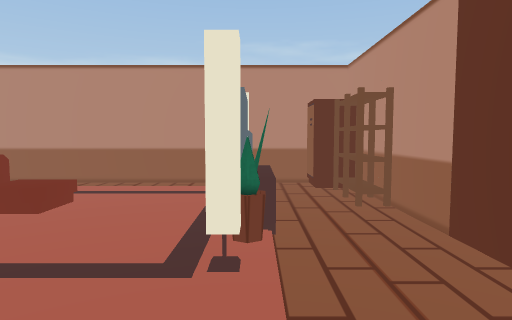
[1] (above)

16 first-person views from a walk through a 3-D level made in the Unity game engine. The camera is 1.3 m above the floor, tilts 4° down and sees 75° across. The floor is counted in squares, 1.01 m on a side. Each view is taken from the middle of a square. On the plan, view 1 faces up. The plan holds only what a view shows up to about 14 squares ahead; the rest is blank. The place goes on beyond the plan. The player character is not drawn. Door leaves are left out, so doorways stand open. Some surface patterns are stand-ins.

[2]
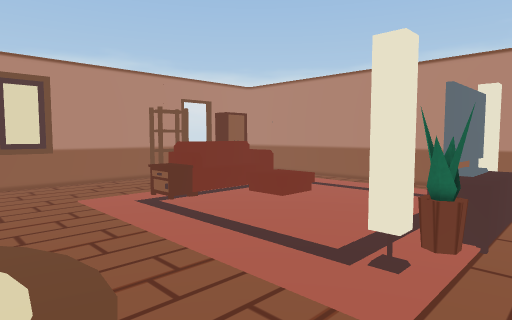

[3]
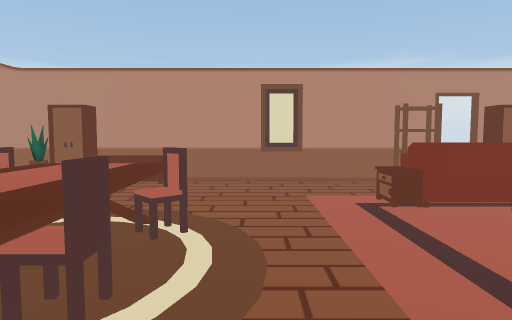

[4]
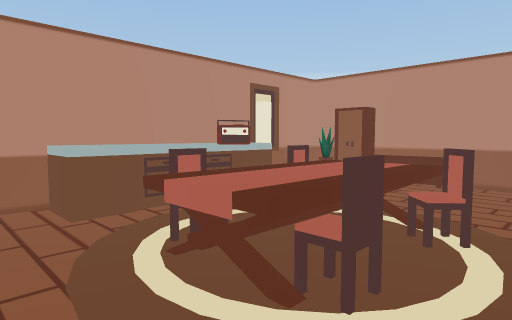

[5]
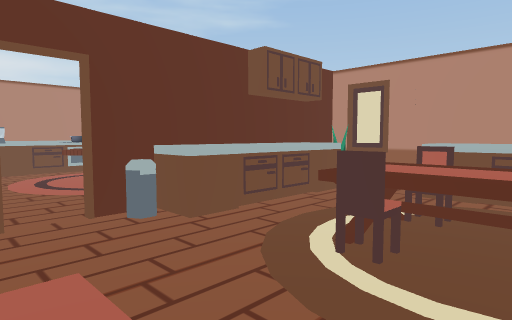

[6]
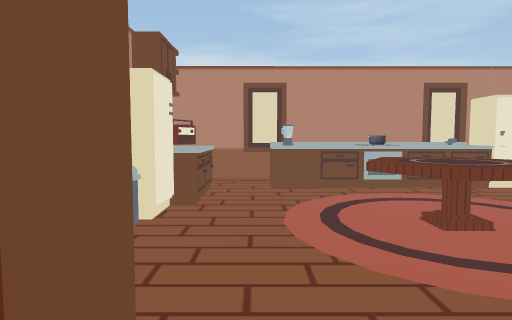

[7]
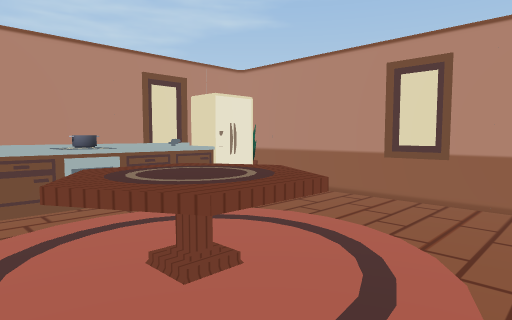

[8]
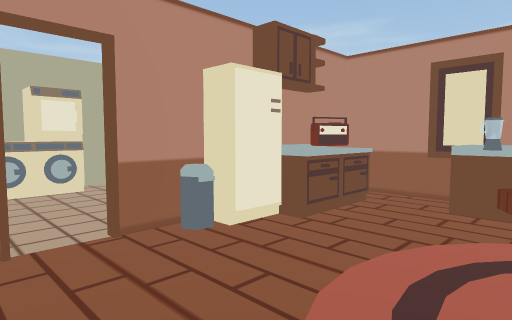

[9]
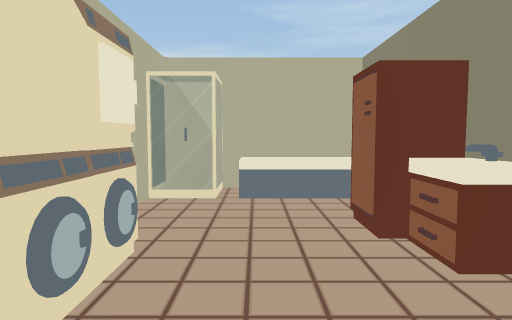

[10]
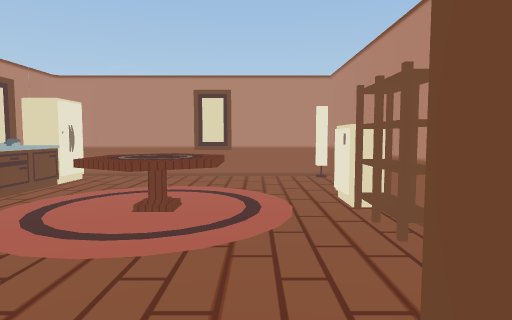

[11]
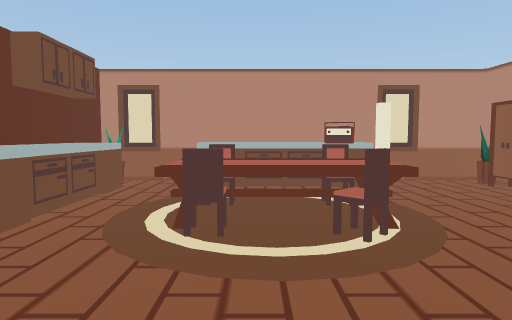

[12]
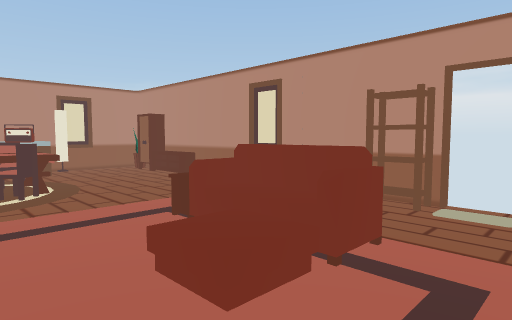

[13]
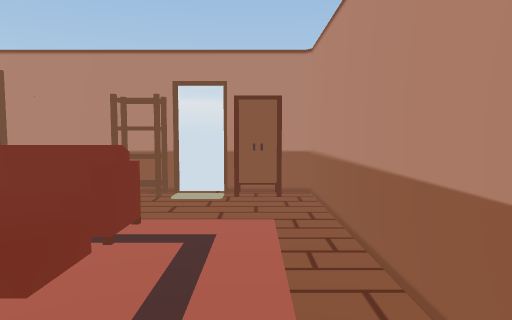

[14]
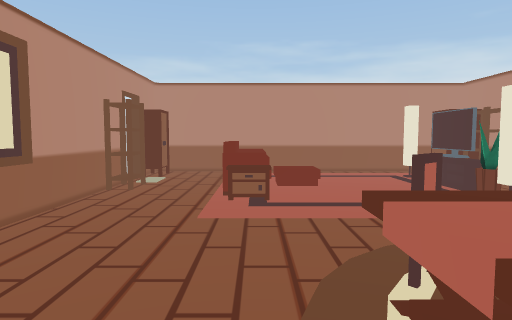

[15]
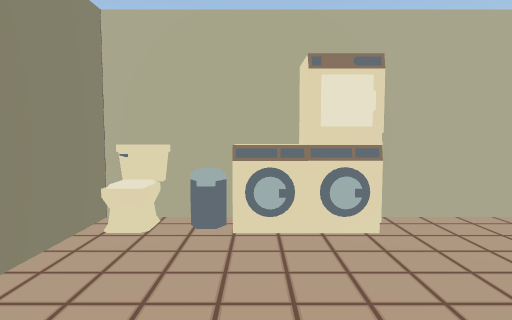

[16]
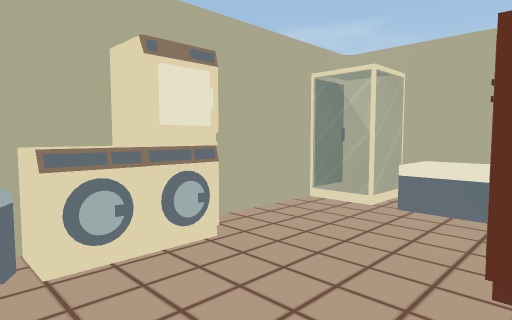

### Floor plan
Points are (right, up) in squares from view 1. A wall is a line through its corners. A room is listed if a view was taken in it or the views show most of it. See-through windows are left out.
Room 1 (views 1, 2, 3, 4, 5, 6, 7, 8, 9, 10, 11, 12, 13, 14, 15, 16)
walls: (2.5, 3.4) (2.5, 6.2); (-0.1, 3.4) (-0.1, 2.9); (-0.4, 2.9) (-0.4, 3.4); (6.5, 4.2) (5.6, 4.2); (2.6, -3.4) (2.6, -5.7); (1.5, 9.2) (-8.6, 9.2); (2.5, -5.8) (2.5, -3.4); (11.4, 1.2) (11.4, 4.2); (11.4, 7.4) (11.4, 7.9); (11.4, -3.8) (11.4, -2.8); (10.5, 9.2) (6.9, 9.2); (-8.6, 6.2) (-8.6, -1.5); (-8.6, -3.6) (-8.1, -3.6) (-8.1, -4.6); (-8.1, 8.6) (-8.1, 7.5) (-8.6, 7.5); (-8.6, -4.9) (-8.6, -5.8) (10.9, -5.8)
low walls: (0.2, 5.4) (0.2, 6); (0.3, 5.9) (0.3, 5.4)
ways out: open door at (-9, 6.5)
objects: other object (-9, -3) to (-8, -2); other object (-8, -5); other object (-8, 5); other object (-8, 6); other object (-5, -5); other object (-5, 4); other object (-5, 5); other object (-5, 6); other object (-4, -5); other object (-4, -2) to (-1, 0); other object (-3, -5); other object (-2, -5); other object (-1, -5); other object (0, 4); other object (0, 5); other object (2, -5); other object (2, -4); other object (2, -3); other object (2, -2); other object (2, -1); other object (2, 0); other object (2, 6); other object (2, 7); other object (2, 8) to (2, 9); other object (3, -2); other object (3, -1); other object (3, 0) to (3, 1); other object (3, 3); other object (3, 9); other object (4, 9); other object (5, 8) to (6, 9); other object (6, -2); other object (6, -2) to (7, 0); other object (6, 5) to (7, 5); other object (6, 9); other object (7, 4); other object (8, -1); other object (8, 3) to (9, 4); other object (8, 4); other object (8, 5); other object (10, -5) to (11, -4); other object (10, -3) to (11, -3); other object (10, -2) to (11, -2); other object (10, -1) to (11, 0); other object (10, 1) to (11, 1); other object (10, 3); other object (10, 4); other object (10, 5) to (11, 7); other object (10, 8) to (11, 9); other object (11, -5); other object (11, -1)

Positions as (right, up) in squares from view 1, and headings:
1: (0, 0), facing up
2: (1, 0), facing up-left
3: (1, 1), facing left
4: (1, 1), facing down-left
5: (-3, 3), facing down-right
6: (2, 2), facing right
7: (4, 1), facing down-right
8: (4, 0), facing up-right
9: (3, 7), facing right
10: (5, 5), facing down
11: (-2, 4), facing down
12: (-2, 8), facing down-left
13: (-1, 8), facing left
14: (-5, -3), facing up
15: (5, 4), facing up
16: (4, 5), facing up-right
